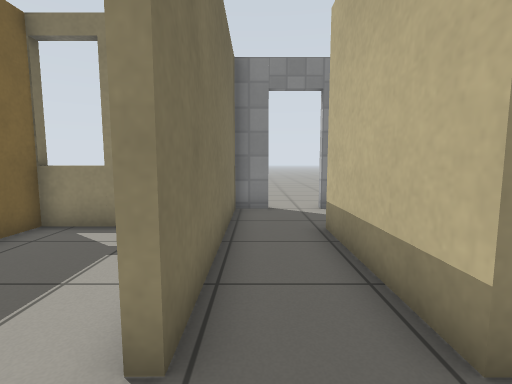
View 1 (above)

16 first-person views from a walk through a robot-simulator world made for Gazebo. The camera is 0.79 m above the floor, tilts 6° down and sees 85° across. The floor is counted in squares, 0.5 m on a side. Each view is taken from the middle of a square. On the plan, view 1 faces up. The plan holds only what a view shows up to about 14 squares ahead; the rest is blank. Simple patterns stand in for the simulator's built-in surfaces.

View 2
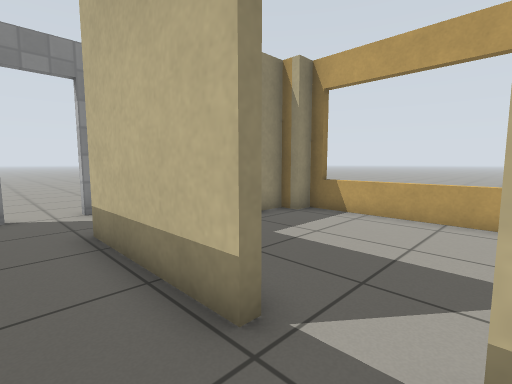

View 3
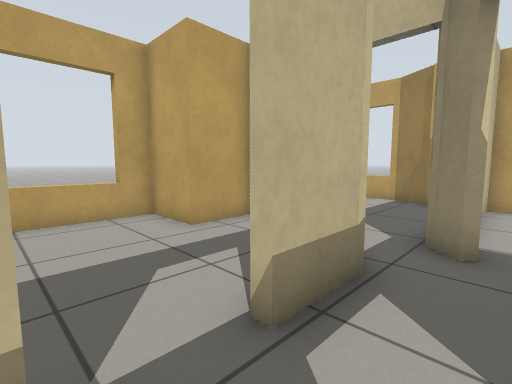

View 4
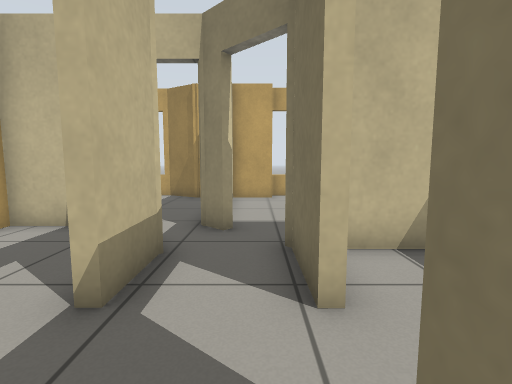

View 5
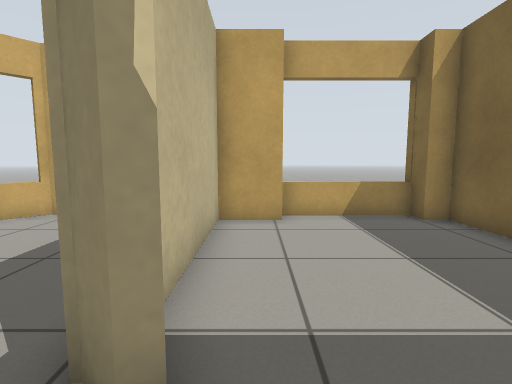

View 6
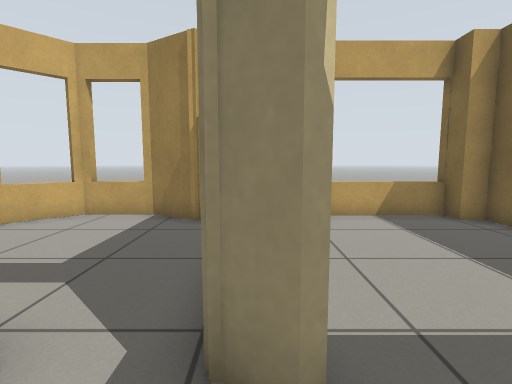

View 7
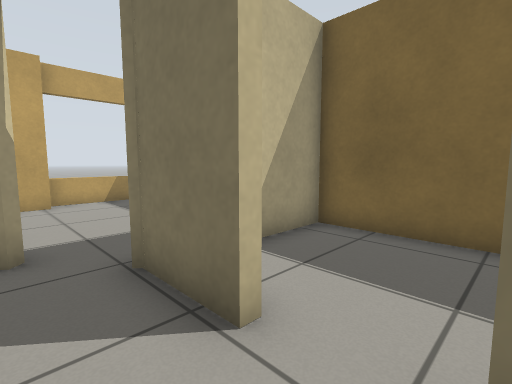

View 8
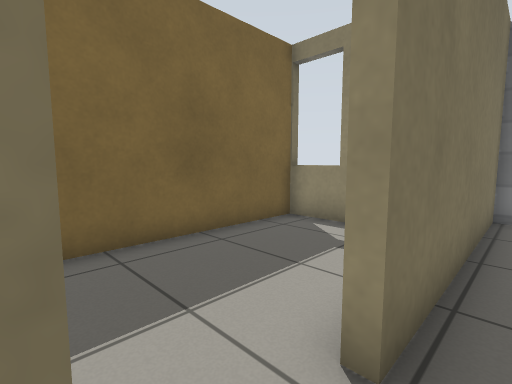

View 9
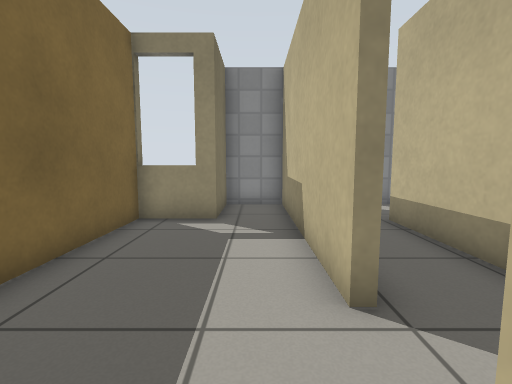

View 10
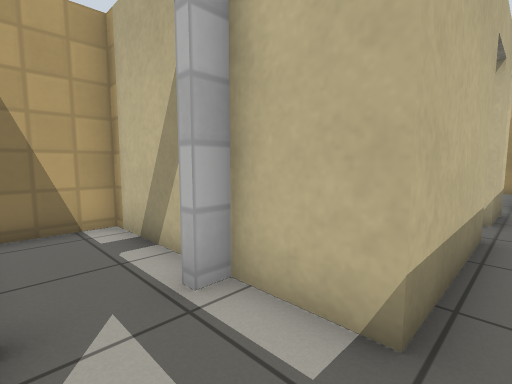

View 11
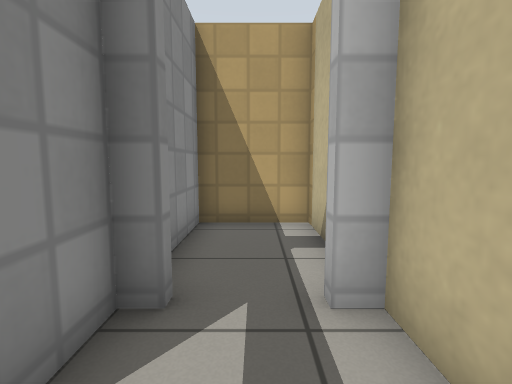

View 12
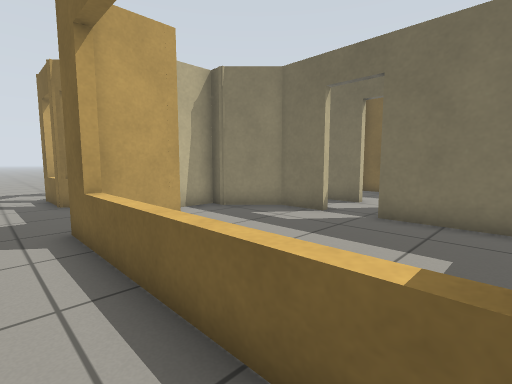

View 13
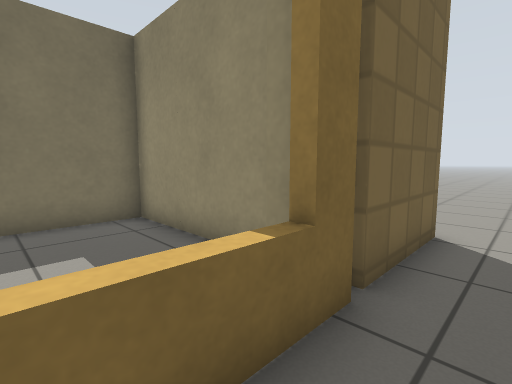

View 14
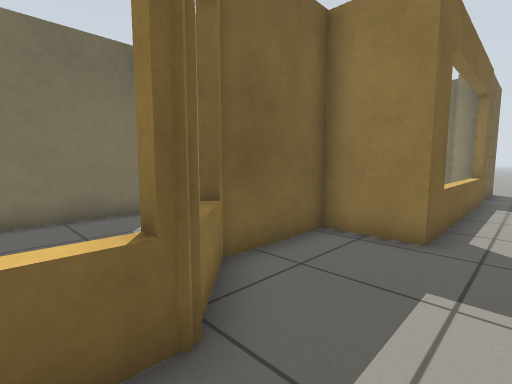

View 15
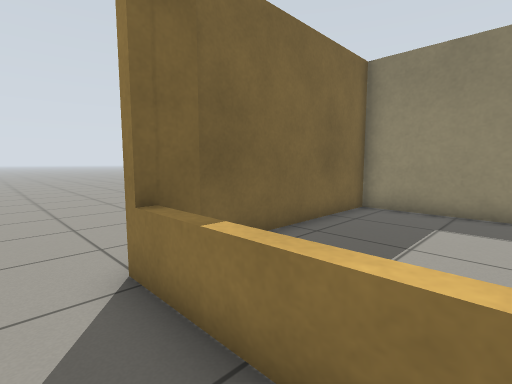

View 16
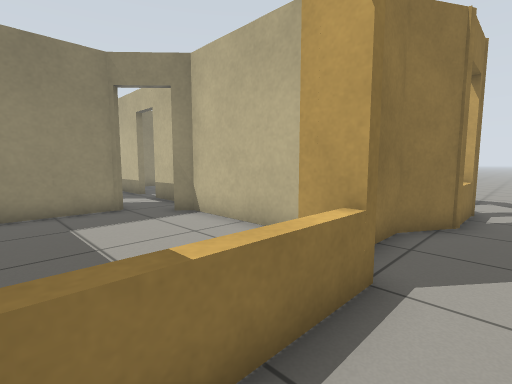

### Floor plan
Key: @ floor where view 1 was taken; # wall or solid block; . floor; D open door; = window, fence, low wall or low ledge; T thing the floor can be seen under or through.
Columns run from 7 left of view 1 to 10 right of it. Each row starts with its distance up from view 1.
 11         ..     ...
 10     ####DD######..
  9     #.#....D...##.
  8     #.#....D....#.
  7   ==#.#....#....#.
  6   #...#..########.
  5   #...#..#......#.
  4   #...#..#......=
  3   #...#..#......=.
  2   #...D..D......=.
  1   #...D..D......=.
  0   #...D@.D......=.
 -1   #...#..#......#.
 -2   #####..T...####.
 -3   #....D. T..#....
 -4   #.....TDD###....
 -5   #.....T ...#....
 -6   #.....T....#=...
 -7   #.....#.....=#.
 -8   #.....#.....#=..
 -9   #.....#.....=#.
-10 ..#....#####=#==.
-11 ..#====#...#=##..
-12 .................

Where each view was taken, in squares from view 1:
view 1: 0 up, 0 right, facing up
view 2: 0 up, 0 right, facing up-right
view 3: 2 up, 0 right, facing down-right
view 4: 3 up, 0 right, facing down
view 5: 2 down, 0 right, facing down
view 6: 2 down, 1 right, facing down
view 7: 2 up, 1 right, facing down-left
view 8: 0 up, 0 right, facing up-left
view 9: 1 down, 2 left, facing up
view 10: 9 up, 1 right, facing down-right
view 11: 8 up, 1 right, facing right
view 12: 5 up, 10 right, facing down-left
view 13: 3 up, 10 right, facing up-left
view 14: 8 down, 10 right, facing up-left
view 15: 12 down, 1 left, facing up-left
view 16: 12 down, 4 left, facing up-right
